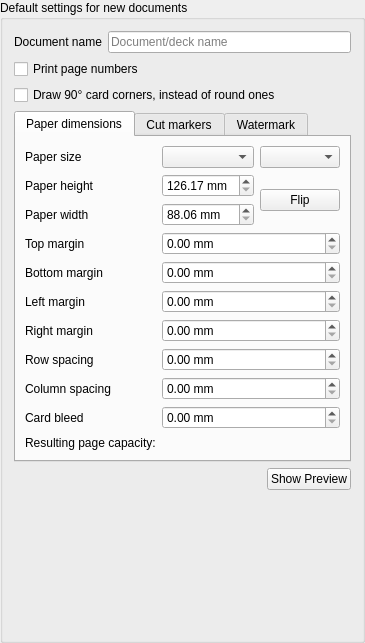
<?xml version="1.0" encoding="UTF-8"?>
<ui version="4.0">
 <class>PageConfigWidget</class>
 <widget class="QGroupBox" name="PageConfigWidget">
  <property name="geometry">
   <rect>
    <x>0</x>
    <y>0</y>
    <width>365</width>
    <height>643</height>
   </rect>
  </property>
  <property name="title">
   <string>Default settings for new documents</string>
  </property>
  <layout class="QGridLayout" name="gridLayout">
   <item row="26" column="1" colspan="3">
    <layout class="QHBoxLayout" name="preview_button_alignment_layout">
     <item>
      <spacer name="preview_button_spacer">
       <property name="orientation">
        <enum>Qt::Orientation::Horizontal</enum>
       </property>
       <property name="sizeHint" stdset="0">
        <size>
         <width>40</width>
         <height>20</height>
        </size>
       </property>
      </spacer>
     </item>
     <item>
      <widget class="QPushButton" name="show_preview_button">
       <property name="text">
        <string>Show Preview</string>
       </property>
       <property name="checkable">
        <bool>true</bool>
       </property>
      </widget>
     </item>
    </layout>
   </item>
   <item row="0" column="2" colspan="2">
    <widget class="QLineEdit" name="document_name">
     <property name="sizePolicy">
      <sizepolicy hsizetype="Expanding" vsizetype="Fixed">
       <horstretch>1</horstretch>
       <verstretch>0</verstretch>
      </sizepolicy>
     </property>
     <property name="toolTip">
      <string>The document name is printed on each page and can help you keep track
of different printed sheets and to which deck they belong.

Leave empty to disable.</string>
     </property>
     <property name="maxLength">
      <number>200</number>
     </property>
     <property name="placeholderText">
      <string>Document/deck name</string>
     </property>
     <property name="clearButtonEnabled">
      <bool>true</bool>
     </property>
    </widget>
   </item>
   <item row="1" column="1" colspan="3">
    <widget class="QCheckBox" name="draw_page_numbers">
     <property name="toolTip">
      <string>If enabled, the page number is printed on each page. Makes it easier to notice missing pages in a stack.</string>
     </property>
     <property name="text">
      <string>Print page numbers</string>
     </property>
    </widget>
   </item>
   <item row="0" column="1">
    <widget class="QLabel" name="document_name_label">
     <property name="text">
      <string>Document name</string>
     </property>
     <property name="buddy">
      <cstring>document_name</cstring>
     </property>
    </widget>
   </item>
   <item row="2" column="1" colspan="3">
    <widget class="QCheckBox" name="draw_sharp_corners">
     <property name="text">
      <string>Draw 90° card corners, instead of round ones</string>
     </property>
    </widget>
   </item>
   <item row="28" column="1" colspan="3">
    <spacer name="spacer_bottom">
     <property name="orientation">
      <enum>Qt::Orientation::Vertical</enum>
     </property>
     <property name="sizeHint" stdset="0">
      <size>
       <width>20</width>
       <height>40</height>
      </size>
     </property>
    </spacer>
   </item>
   <item row="14" column="1" colspan="3">
    <widget class="QTabWidget" name="tab_widget">
     <property name="currentIndex">
      <number>0</number>
     </property>
     <widget class="QWidget" name="tab_paper_dimensions">
      <attribute name="title">
       <string>Paper dimensions</string>
      </attribute>
      <layout class="QGridLayout" name="gridLayout_2">
       <item row="10" column="1" colspan="2">
        <widget class="QDoubleSpinBox" name="card_bleed">
         <property name="toolTip">
          <string>Draw an additional border around cards to ease cutting.</string>
         </property>
         <property name="suffix">
          <string> mm</string>
         </property>
         <property name="maximum">
          <double>1000.000000000000000</double>
         </property>
        </widget>
       </item>
       <item row="4" column="0">
        <widget class="QLabel" name="margin_bottom_label">
         <property name="text">
          <string>Bottom margin</string>
         </property>
         <property name="textInteractionFlags">
          <set>Qt::TextInteractionFlag::NoTextInteraction</set>
         </property>
         <property name="buddy">
          <cstring>margin_bottom</cstring>
         </property>
        </widget>
       </item>
       <item row="7" column="0">
        <widget class="QLabel" name="margin_right_label">
         <property name="text">
          <string>Right margin</string>
         </property>
         <property name="textInteractionFlags">
          <set>Qt::TextInteractionFlag::NoTextInteraction</set>
         </property>
         <property name="buddy">
          <cstring>margin_right</cstring>
         </property>
        </widget>
       </item>
       <item row="3" column="0">
        <widget class="QLabel" name="margin_top_label">
         <property name="text">
          <string>Top margin</string>
         </property>
         <property name="textInteractionFlags">
          <set>Qt::TextInteractionFlag::NoTextInteraction</set>
         </property>
         <property name="buddy">
          <cstring>margin_top</cstring>
         </property>
        </widget>
       </item>
       <item row="0" column="1">
        <widget class="QComboBox" name="paper_size"/>
       </item>
       <item row="2" column="1">
        <widget class="QDoubleSpinBox" name="custom_page_width">
         <property name="sizePolicy">
          <sizepolicy hsizetype="Expanding" vsizetype="Fixed">
           <horstretch>0</horstretch>
           <verstretch>0</verstretch>
          </sizepolicy>
         </property>
         <property name="toolTip">
          <string>Paper width in millimeters.
Must match the size of the sheets in the printer.
Otherwise, scaling may be applied by the printer driver.</string>
         </property>
         <property name="suffix">
          <string> mm</string>
         </property>
         <property name="minimum">
          <double>88.060000000000002</double>
         </property>
         <property name="maximum">
          <double>10000.000000000000000</double>
         </property>
        </widget>
       </item>
       <item row="7" column="1" colspan="2">
        <widget class="QDoubleSpinBox" name="margin_right">
         <property name="sizePolicy">
          <sizepolicy hsizetype="Expanding" vsizetype="Fixed">
           <horstretch>0</horstretch>
           <verstretch>0</verstretch>
          </sizepolicy>
         </property>
         <property name="toolTip">
          <string>&lt;html&gt;&lt;head/&gt;&lt;body&gt;&lt;p&gt;Minimum margin between the right paper border and the page content.&lt;/p&gt;&lt;p&gt;Most printers have a minimum printing margin of 3 to 5 mm.&lt;/p&gt;&lt;/body&gt;&lt;/html&gt;</string>
         </property>
         <property name="suffix">
          <string> mm</string>
         </property>
         <property name="maximum">
          <double>10000.000000000000000</double>
         </property>
        </widget>
       </item>
       <item row="0" column="2">
        <widget class="QComboBox" name="paper_orientation"/>
       </item>
       <item row="5" column="0">
        <widget class="QLabel" name="margin_left_label">
         <property name="text">
          <string>Left margin</string>
         </property>
         <property name="textInteractionFlags">
          <set>Qt::TextInteractionFlag::NoTextInteraction</set>
         </property>
         <property name="buddy">
          <cstring>margin_left</cstring>
         </property>
        </widget>
       </item>
       <item row="1" column="0">
        <widget class="QLabel" name="custom_page_height_label">
         <property name="text">
          <string>Paper height</string>
         </property>
         <property name="textInteractionFlags">
          <set>Qt::TextInteractionFlag::NoTextInteraction</set>
         </property>
         <property name="buddy">
          <cstring>custom_page_height</cstring>
         </property>
        </widget>
       </item>
       <item row="10" column="0">
        <widget class="QLabel" name="card_bleed_label">
         <property name="text">
          <string>Card bleed</string>
         </property>
         <property name="textInteractionFlags">
          <set>Qt::TextInteractionFlag::NoTextInteraction</set>
         </property>
         <property name="buddy">
          <cstring>card_bleed</cstring>
         </property>
        </widget>
       </item>
       <item row="1" column="1">
        <widget class="QDoubleSpinBox" name="custom_page_height">
         <property name="sizePolicy">
          <sizepolicy hsizetype="Expanding" vsizetype="Fixed">
           <horstretch>0</horstretch>
           <verstretch>0</verstretch>
          </sizepolicy>
         </property>
         <property name="toolTip">
          <string>Paper height in millimeters.
Must match the size of the sheets in the printer.
Otherwise, scaling may be applied by the printer driver.</string>
         </property>
         <property name="suffix">
          <string> mm</string>
         </property>
         <property name="minimum">
          <double>126.170000000000002</double>
         </property>
         <property name="maximum">
          <double>10000.000000000000000</double>
         </property>
        </widget>
       </item>
       <item row="12" column="0">
        <widget class="QLabel" name="page_capacity_label">
         <property name="text">
          <string>Resulting page capacity:</string>
         </property>
         <property name="textInteractionFlags">
          <set>Qt::TextInteractionFlag::NoTextInteraction</set>
         </property>
        </widget>
       </item>
       <item row="2" column="0">
        <widget class="QLabel" name="custom_page_width_label">
         <property name="text">
          <string>Paper width</string>
         </property>
         <property name="textInteractionFlags">
          <set>Qt::TextInteractionFlag::NoTextInteraction</set>
         </property>
         <property name="buddy">
          <cstring>custom_page_width</cstring>
         </property>
        </widget>
       </item>
       <item row="12" column="1" colspan="2">
        <widget class="QLabel" name="page_capacity">
         <property name="toolTip">
          <string>Number of cards fitting on each page,
based on the page size and spacings configured</string>
         </property>
         <property name="textInteractionFlags">
          <set>Qt::TextInteractionFlag::NoTextInteraction</set>
         </property>
        </widget>
       </item>
       <item row="1" column="2" rowspan="2">
        <widget class="QPushButton" name="flip_page_dimensions">
         <property name="sizePolicy">
          <sizepolicy hsizetype="Minimum" vsizetype="Maximum">
           <horstretch>0</horstretch>
           <verstretch>0</verstretch>
          </sizepolicy>
         </property>
         <property name="toolTip">
          <string>Switch between portrait and landscape mode</string>
         </property>
         <property name="text">
          <string>Flip</string>
         </property>
         <property name="icon">
          <iconset theme="transform-rotate"/>
         </property>
        </widget>
       </item>
       <item row="4" column="1" colspan="2">
        <widget class="QDoubleSpinBox" name="margin_bottom">
         <property name="sizePolicy">
          <sizepolicy hsizetype="Expanding" vsizetype="Fixed">
           <horstretch>0</horstretch>
           <verstretch>0</verstretch>
          </sizepolicy>
         </property>
         <property name="toolTip">
          <string>&lt;html&gt;&lt;head/&gt;&lt;body&gt;&lt;p&gt;Minimum margin between the bottom paper border and the page content.&lt;/p&gt;&lt;p&gt;Most printers have a minimum printing margin of 3 to 5 mm.&lt;/p&gt;&lt;/body&gt;&lt;/html&gt;</string>
         </property>
         <property name="suffix">
          <string> mm</string>
         </property>
         <property name="maximum">
          <double>10000.000000000000000</double>
         </property>
        </widget>
       </item>
       <item row="9" column="0">
        <widget class="QLabel" name="column_spacing_label">
         <property name="text">
          <string>Column spacing</string>
         </property>
         <property name="textInteractionFlags">
          <set>Qt::TextInteractionFlag::NoTextInteraction</set>
         </property>
         <property name="buddy">
          <cstring>column_spacing</cstring>
         </property>
        </widget>
       </item>
       <item row="5" column="1" colspan="2">
        <widget class="QDoubleSpinBox" name="margin_left">
         <property name="sizePolicy">
          <sizepolicy hsizetype="Expanding" vsizetype="Fixed">
           <horstretch>0</horstretch>
           <verstretch>0</verstretch>
          </sizepolicy>
         </property>
         <property name="toolTip">
          <string>&lt;html&gt;&lt;head/&gt;&lt;body&gt;&lt;p&gt;Minimum margin between the left paper border and the page content.&lt;/p&gt;&lt;p&gt;Most printers have a minimum printing margin of 3 to 5 mm.&lt;/p&gt;&lt;/body&gt;&lt;/html&gt;</string>
         </property>
         <property name="suffix">
          <string> mm</string>
         </property>
         <property name="maximum">
          <double>10000.000000000000000</double>
         </property>
        </widget>
       </item>
       <item row="8" column="1" colspan="2">
        <widget class="QDoubleSpinBox" name="row_spacing">
         <property name="sizePolicy">
          <sizepolicy hsizetype="Expanding" vsizetype="Fixed">
           <horstretch>0</horstretch>
           <verstretch>0</verstretch>
          </sizepolicy>
         </property>
         <property name="toolTip">
          <string>Space between image rows in mm.
If set to zero, you only need one cut to separate two images,
otherwise you need two cuts but require less precision hitting the exact middle.</string>
         </property>
         <property name="suffix">
          <string> mm</string>
         </property>
         <property name="maximum">
          <double>10000.000000000000000</double>
         </property>
        </widget>
       </item>
       <item row="8" column="0">
        <widget class="QLabel" name="row_spacing_label">
         <property name="text">
          <string>Row spacing</string>
         </property>
         <property name="textInteractionFlags">
          <set>Qt::TextInteractionFlag::NoTextInteraction</set>
         </property>
         <property name="buddy">
          <cstring>row_spacing</cstring>
         </property>
        </widget>
       </item>
       <item row="3" column="1" colspan="2">
        <widget class="QDoubleSpinBox" name="margin_top">
         <property name="sizePolicy">
          <sizepolicy hsizetype="Expanding" vsizetype="Fixed">
           <horstretch>0</horstretch>
           <verstretch>0</verstretch>
          </sizepolicy>
         </property>
         <property name="toolTip">
          <string>&lt;html&gt;&lt;head/&gt;&lt;body&gt;&lt;p&gt;Minimum margin between the top paper border and the page content.&lt;/p&gt;&lt;p&gt;Most printers have a minimum printing margin of 3 to 5 mm.&lt;/p&gt;&lt;/body&gt;&lt;/html&gt;</string>
         </property>
         <property name="suffix">
          <string> mm</string>
         </property>
         <property name="maximum">
          <double>10000.000000000000000</double>
         </property>
        </widget>
       </item>
       <item row="9" column="1" colspan="2">
        <widget class="QDoubleSpinBox" name="column_spacing">
         <property name="sizePolicy">
          <sizepolicy hsizetype="Expanding" vsizetype="Fixed">
           <horstretch>0</horstretch>
           <verstretch>0</verstretch>
          </sizepolicy>
         </property>
         <property name="toolTip">
          <string>Space between image columns in mm.
If set to zero, you only need one cut to separate two images,
otherwise you need two cuts but require less precision hitting the exact middle.</string>
         </property>
         <property name="suffix">
          <string> mm</string>
         </property>
         <property name="maximum">
          <double>10000.000000000000000</double>
         </property>
        </widget>
       </item>
       <item row="0" column="0">
        <widget class="QLabel" name="paper_size_label">
         <property name="text">
          <string>Paper size</string>
         </property>
         <property name="buddy">
          <cstring>paper_size</cstring>
         </property>
        </widget>
       </item>
      </layout>
     </widget>
     <widget class="QWidget" name="tab">
      <attribute name="title">
       <string>Cut markers</string>
      </attribute>
      <layout class="QGridLayout" name="gridLayout_4">
       <item row="1" column="1" colspan="3">
        <widget class="QComboBox" name="cut_marker_style"/>
       </item>
       <item row="2" column="0" colspan="4">
        <widget class="QCheckBox" name="cut_marker_draw_above_cards">
         <property name="toolTip">
          <string>Draw cut helper lines above card images, instead of below them</string>
         </property>
         <property name="text">
          <string>Draw above cards</string>
         </property>
        </widget>
       </item>
       <item row="3" column="1" colspan="3">
        <widget class="QDoubleSpinBox" name="cut_marker_width">
         <property name="toolTip">
          <string>The default width of 0 draws a thin line, regardless of zoom level.</string>
         </property>
         <property name="suffix">
          <string notr="true"> mm </string>
         </property>
         <property name="maximum">
          <double>10.000000000000000</double>
         </property>
         <property name="singleStep">
          <double>0.100000000000000</double>
         </property>
        </widget>
       </item>
       <item row="1" column="0">
        <widget class="QLabel" name="cut_marker_style_label">
         <property name="text">
          <string>Cut helper lines</string>
         </property>
         <property name="buddy">
          <cstring>cut_marker_style</cstring>
         </property>
        </widget>
       </item>
       <item row="4" column="2">
        <widget class="QPushButton" name="cut_marker_color_button">
         <property name="text">
          <string>Select a color</string>
         </property>
         <property name="icon">
          <iconset theme="color-picker"/>
         </property>
        </widget>
       </item>
       <item row="4" column="3">
        <widget class="QSlider" name="cut_marker_opacity">
         <property name="maximum">
          <number>255</number>
         </property>
         <property name="orientation">
          <enum>Qt::Orientation::Horizontal</enum>
         </property>
         <property name="tickPosition">
          <enum>QSlider::TickPosition::NoTicks</enum>
         </property>
        </widget>
       </item>
       <item row="3" column="0">
        <widget class="QLabel" name="cut_marker_width_label">
         <property name="text">
          <string>Line width</string>
         </property>
         <property name="buddy">
          <cstring>cut_marker_width</cstring>
         </property>
        </widget>
       </item>
       <item row="6" column="0" colspan="4">
        <spacer name="tab_cut_markers_spacer">
         <property name="orientation">
          <enum>Qt::Orientation::Vertical</enum>
         </property>
         <property name="sizeHint" stdset="0">
          <size>
           <width>20</width>
           <height>40</height>
          </size>
         </property>
        </spacer>
       </item>
       <item row="4" column="0">
        <widget class="QLabel" name="cut_marker_color_label">
         <property name="text">
          <string>Color and opacity</string>
         </property>
         <property name="buddy">
          <cstring>cut_marker_color_button</cstring>
         </property>
        </widget>
       </item>
       <item row="4" column="1">
        <widget class="QLabel" name="cut_marker_color">
         <property name="minimumSize">
          <size>
           <width>32</width>
           <height>0</height>
          </size>
         </property>
         <property name="text">
          <string/>
         </property>
         <property name="buddy">
          <cstring>cut_marker_color_button</cstring>
         </property>
        </widget>
       </item>
       <item row="5" column="2" colspan="2">
        <widget class="QComboBox" name="print_registration_marks_style"/>
       </item>
       <item row="5" column="0" colspan="2">
        <widget class="QLabel" name="print_registration_marks_style_label">
         <property name="text">
          <string>Print registration marks</string>
         </property>
         <property name="buddy">
          <cstring>print_registration_marks_style</cstring>
         </property>
        </widget>
       </item>
      </layout>
     </widget>
     <widget class="QWidget" name="tab_watermark_settings">
      <attribute name="title">
       <string>Watermark</string>
      </attribute>
      <layout class="QGridLayout" name="gridLayout_3">
       <item row="3" column="0">
        <widget class="QLabel" name="watermark_pos_x_label">
         <property name="text">
          <string>X position</string>
         </property>
         <property name="buddy">
          <cstring>watermark_pos_x</cstring>
         </property>
        </widget>
       </item>
       <item row="5" column="0">
        <widget class="QLabel" name="watermark_pos_y_label">
         <property name="text">
          <string>Y position</string>
         </property>
         <property name="buddy">
          <cstring>watermark_pos_y</cstring>
         </property>
        </widget>
       </item>
       <item row="0" column="0">
        <widget class="QLabel" name="watermark_text_label">
         <property name="text">
          <string>Watermark text</string>
         </property>
         <property name="buddy">
          <cstring>watermark_text</cstring>
         </property>
        </widget>
       </item>
       <item row="3" column="1" colspan="4">
        <widget class="QDoubleSpinBox" name="watermark_pos_x">
         <property name="suffix">
          <string notr="true"> mm </string>
         </property>
         <property name="minimum">
          <double>-100.000000000000000</double>
         </property>
         <property name="maximum">
          <double>100.000000000000000</double>
         </property>
        </widget>
       </item>
       <item row="6" column="0">
        <widget class="QLabel" name="watermark_angle_label">
         <property name="text">
          <string>Rotation angle</string>
         </property>
         <property name="buddy">
          <cstring>watermark_angle</cstring>
         </property>
        </widget>
       </item>
       <item row="7" column="0" colspan="4">
        <spacer name="tab_watermark_spacer">
         <property name="orientation">
          <enum>Qt::Orientation::Vertical</enum>
         </property>
         <property name="sizeHint" stdset="0">
          <size>
           <width>20</width>
           <height>40</height>
          </size>
         </property>
        </spacer>
       </item>
       <item row="0" column="1" colspan="4">
        <widget class="QLineEdit" name="watermark_text"/>
       </item>
       <item row="1" column="0">
        <widget class="QLabel" name="watermark_font_size_label">
         <property name="text">
          <string>Font size</string>
         </property>
         <property name="buddy">
          <cstring>watermark_font_size</cstring>
         </property>
        </widget>
       </item>
       <item row="2" column="0">
        <widget class="QLabel" name="watermark_color_label">
         <property name="text">
          <string>Text color and opacity</string>
         </property>
         <property name="buddy">
          <cstring>watermark_color_button</cstring>
         </property>
        </widget>
       </item>
       <item row="1" column="1" colspan="4">
        <widget class="QDoubleSpinBox" name="watermark_font_size">
         <property name="suffix">
          <string/>
         </property>
        </widget>
       </item>
       <item row="5" column="1" colspan="4">
        <widget class="QDoubleSpinBox" name="watermark_pos_y">
         <property name="suffix">
          <string notr="true"> mm </string>
         </property>
         <property name="minimum">
          <double>-100.000000000000000</double>
         </property>
         <property name="maximum">
          <double>100.000000000000000</double>
         </property>
        </widget>
       </item>
       <item row="2" column="2">
        <widget class="QPushButton" name="watermark_color_button">
         <property name="text">
          <string>Select a color</string>
         </property>
         <property name="icon">
          <iconset theme="color-picker"/>
         </property>
        </widget>
       </item>
       <item row="2" column="1">
        <widget class="QLabel" name="watermark_color">
         <property name="minimumSize">
          <size>
           <width>32</width>
           <height>0</height>
          </size>
         </property>
         <property name="text">
          <string/>
         </property>
         <property name="buddy">
          <cstring>watermark_color_button</cstring>
         </property>
        </widget>
       </item>
       <item row="6" column="1" colspan="4">
        <widget class="QDoubleSpinBox" name="watermark_angle">
         <property name="suffix">
          <string notr="true"> ° </string>
         </property>
         <property name="maximum">
          <double>360.000000000000000</double>
         </property>
        </widget>
       </item>
       <item row="2" column="3">
        <widget class="QSlider" name="watermark_opacity">
         <property name="maximum">
          <number>255</number>
         </property>
         <property name="orientation">
          <enum>Qt::Orientation::Horizontal</enum>
         </property>
         <property name="tickPosition">
          <enum>QSlider::TickPosition::NoTicks</enum>
         </property>
        </widget>
       </item>
      </layout>
     </widget>
    </widget>
   </item>
  </layout>
 </widget>
 <tabstops>
  <tabstop>document_name</tabstop>
  <tabstop>draw_page_numbers</tabstop>
  <tabstop>draw_sharp_corners</tabstop>
  <tabstop>tab_widget</tabstop>
  <tabstop>paper_size</tabstop>
  <tabstop>paper_orientation</tabstop>
  <tabstop>custom_page_height</tabstop>
  <tabstop>custom_page_width</tabstop>
  <tabstop>flip_page_dimensions</tabstop>
  <tabstop>margin_top</tabstop>
  <tabstop>margin_bottom</tabstop>
  <tabstop>margin_left</tabstop>
  <tabstop>margin_right</tabstop>
  <tabstop>row_spacing</tabstop>
  <tabstop>column_spacing</tabstop>
  <tabstop>card_bleed</tabstop>
  <tabstop>cut_marker_style</tabstop>
  <tabstop>cut_marker_draw_above_cards</tabstop>
  <tabstop>cut_marker_width</tabstop>
  <tabstop>cut_marker_color_button</tabstop>
  <tabstop>cut_marker_opacity</tabstop>
  <tabstop>print_registration_marks_style</tabstop>
  <tabstop>watermark_text</tabstop>
  <tabstop>watermark_font_size</tabstop>
  <tabstop>watermark_color_button</tabstop>
  <tabstop>watermark_opacity</tabstop>
  <tabstop>watermark_pos_x</tabstop>
  <tabstop>watermark_pos_y</tabstop>
  <tabstop>watermark_angle</tabstop>
  <tabstop>show_preview_button</tabstop>
 </tabstops>
 <resources/>
 <connections/>
</ui>
